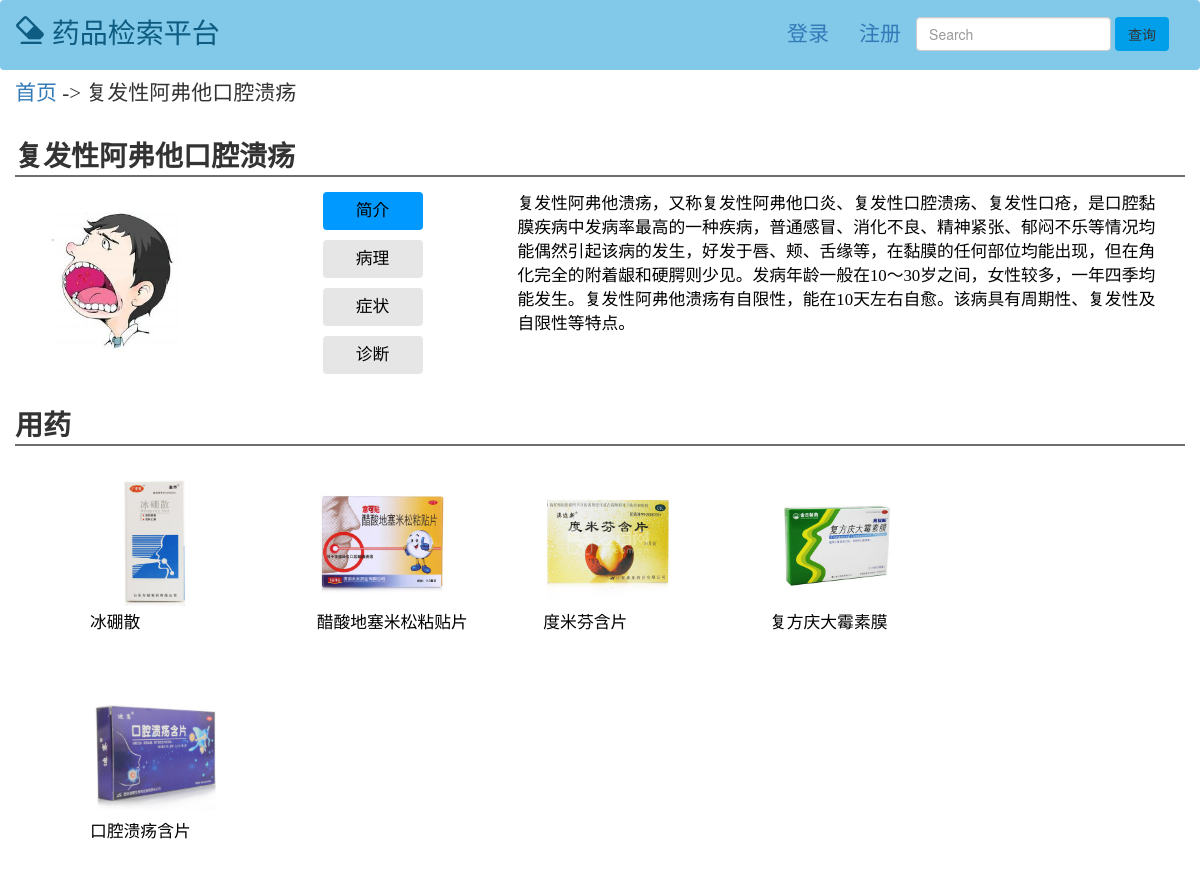
/pages/three.php?ill=复发性阿弗他口腔溃疡, run on the app's committed database.
### tables this page shows
CREATE TABLE `illness` (
  `id` int(11) NOT NULL AUTO_INCREMENT,
  `ill_name` varchar(60) DEFAULT NULL,
  `ill_vulgo` varchar(60) DEFAULT NULL,
  `keyword` varchar(255) DEFAULT NULL,
  `illness_img` varchar(60) DEFAULT NULL,
  `introduction` varchar(60) DEFAULT NULL,
  `cause` varchar(60) DEFAULT NULL,
  `checkway` varchar(60) DEFAULT NULL,
  `istransmission` int(3) DEFAULT NULL,
  `symptoms` varchar(60) DEFAULT NULL,
  `clinicdepart` varchar(60) DEFAULT NULL,
  `treat` varchar(60) DEFAULT NULL,
  `class_organ` varchar(60) DEFAULT NULL,
  `class_system` varchar(60) DEFAULT NULL,
  `class_check` varchar(60) DEFAULT NULL,
  `clicknum` int(11) DEFAULT NULL,
  PRIMARY KEY (`id`)
);

CREATE TABLE `link` (
  `id` int(11) NOT NULL AUTO_INCREMENT,
  `ill_id` int(11) DEFAULT NULL,
  `medicine_id` int(11) DEFAULT NULL,
  PRIMARY KEY (`id`),
  KEY `ill1_id` (`ill_id`),
  KEY `medcine1_id` (`medicine_id`),
  CONSTRAINT `ill1_id` FOREIGN KEY (`ill_id`) REFERENCES `illness` (`id`) ON DELETE CASCADE ON UPDATE NO ACTION,
  CONSTRAINT `medcine1_id` FOREIGN KEY (`medicine_id`) REFERENCES `medicine` (`id`) ON DELETE CASCADE ON UPDATE NO ACTION
);

CREATE TABLE `medicine` (
  `id` int(11) NOT NULL AUTO_INCREMENT,
  `medicine_name` varchar(60) DEFAULT NULL,
  `medicine_vulgo` varchar(60) DEFAULT NULL,
  `instruction` varchar(60) DEFAULT NULL,
  `type` varchar(60) DEFAULT NULL,
  `approvalnumber` varchar(60) DEFAULT NULL,
  `medicine_img` varchar(60) DEFAULT NULL,
  `manufacturer` varchar(60) DEFAULT NULL,
  `referenceprice` varchar(60) DEFAULT NULL,
  `clicknum` int(11) DEFAULT NULL,
  PRIMARY KEY (`id`)
);

### pages/three.php (the view, shortened to what this page needs)
<?php
include 'conn.php';
$ill = $_GET['ill'];
?>
<!DOCTYPE html>
<html>
<head>
	<link href="../css/bootstrap.min.css" rel="stylesheet">
	<link rel="stylesheet" href="../css/three.css">
</head>
<body>
   <?php
  if(!isset($_SESSION['user_name']))
    include 'header.php';
  else
    include("header_after.php");
    ?>
<div class="container-fluid breadcrumb">
<?php
if(!isset($_GET['class_ill']))
  echo "<a href='index.php'>首页</a>"." -> "."$ill";
?>
  </div>
<div class="container-fluid">
<p class="font"><?php echo $ill ?></p>
</div>
<div class="container-fluid">
  <div class="col-md-3 col-lg-3 col-sm-3 col-xs-3">
  <?php
    $mysql = "select * from illness where ill_name='$ill'";
    $myresult = mysqli_query($conn,$mysql);
    $sqlill = mysqli_fetch_array($myresult,MYSQLI_BOTH);
  echo "<img class='illimg' src='../img/".$sqlill['illness_img']."' alt='图片无法加载'>";
  ?>
  </div>
  <div class="col-md-2 col-lg-2 col-sm-2 col-xs-2">
    <div class="class-btn ">
        <button class="btn btnn typeface" onclick="introduction_fun()" id="introduction">简介</button>
      </div>
      <div class="class-btn">
        <button class="btn btnn typeface" onclick="cause_fun()" id="cause">病理</button>
      </div>
      <div class="class-btn">
        <button class="btn btnn typeface" onclick="symptoms_fun()" id="symptoms">症状</button>
      </div>
      <div class="class-btn">
        <button class="btn btnn typeface" onclick="checkway_fun()" id="checkway">诊断</button>
      </div>
  </div>
  <div class="col-md-7 col-lg-7 col-sm-7 col-xs-7">
    <div id="introduction_div" class="typeface">
    <?php
    echo file_get_contents($sqlill['introduction']);
    ?></div>
  </div>
</div>
<div class="container-fluid">
<p class="font">用药</p>
</div>
<div class="container-fluid">
<div class="med">
<?php
$query = "select medicine_id from link where ill_id = (select id from illness where ill_name = '$ill')";
$result = mysqli_query($conn,$query);
  while($row = mysqli_fetch_array($result,MYSQLI_BOTH))
  {
    $s= "select * from medicine where id = ".$row['medicine_id'];
    $r=mysqli_query($conn,$s);
    $rd = mysqli_fetch_array($r,MYSQLI_BOTH);
    if(isset($_GET['class_ill'])){
    echo "<div class='col-md-2  med_mar'><div><a href='four.php?med=".$rd['medicine_name']."&ill=$ill&class_ill=$class_ill'> <img class='med_img' src='".$rd['medicine_img']."' alt='图片无法加载'><p class='typeface'>".$rd['medicine_name']."</p></a></div></div>";}
    else{
        echo "<div class='col-md-2  med_mar'><div><a href='four.php?med=".$rd['medicine_name']."&ill=$ill'> <img class='med_img' src='".$rd['medicine_img']."' alt='图片无法加载'><p class='typeface'>".$rd['medicine_name']."</p></a></div></div>";
    }
  }
?>
</div>
</div>
</body>
</html>

### pages/header.php (shortened to what this page needs)
<link rel="stylesheet" href="../css/header.css">
  <nav class="navbar nav_color">
    <div class="container-fluid ">
      <div class="navbar-header">
        <a class="navbar-brand" href="index.php">
          <span class="glyphicon glyphicon-erase" aria-hidden="true"></span>
          药品检索平台
        </a>
      </div>
      <div class="collapse navbar-collapse" id="bs-example-navbar-collapse-1">
        <form class="navbar-form navbar-right" role="search" action="search.php" method="post">
          <ul class="nav navbar-nav cnzz-event" id="index-right-nav">
            <li>
              <a data-toggle="modal" data-target="#dlModal">登录</a>
            </li>
            <li class="divider">
              <a data-toggle="modal" data-target="#zcModal">注册</a>
            </li>
          </ul>
          <div class="form-group" style="margin-top: 8px;">
            <input type="text" class="form-control" placeholder="Search" name="search">
          <button type="submit" class="btn btn_color ">查询</button></div>
        </form>
      </div>
       </div>
     </nav>

### css/three.css (style rules this page uses)
.breadcrumb { font-family:微软雅黑; font-size: 1.5em; height: 25px; background-color: white; }
.font { font-size: 28px; font-weight: 800; margin-bottom: 15px; margin-top:20px; border-bottom: 2px solid #6e6e6e; }
.class-btn { margin-bottom: 10px; }
.btnn { width: 100px; color: #6e6e6e; }
.med { margin-right: 40px; margin-left: 40px; }
.med_img { width: 130px; height: 130px; margin-bottom: 5px; }
.med_mar { margin: 15px 25px 25px 20px; }
.typeface { font-family:微软雅黑; font-size: 1.2em; color: black; }
.illimg { margin-top: 20px; margin-left: 20px; width: 130px; height: 140px; }

### css/header.css (style rules this page uses)
.nav_color { background-color: #81c8e9; margin: 0px; height: 70px; }
.navbar-brand { font-family: "Arial","Microsoft YaHei","黑体","宋体",sans-serif; font-size: 2em; color: #0e5c81; }
.btn_color { background-color: #019fe9; }
.cnzz-event { font-family:微软雅黑; font-size: 1.5em; }

### data on the page
illness: illness_img (picture), introduction "复发性阿弗他溃疡，又称复发性阿弗他口炎、复发性口腔溃疡、复发性口疮，是口腔黏膜疾病中发病率最高的一种疾病，普通感冒、消化不良、精神紧张、郁闷不乐等情况均能偶然引起该病的发生，好发于唇、颊、舌缘等，在黏膜的任何部位均能出现，但在角化完全的附着龈和硬腭则少见。发病年龄一般在10～30岁之间，女性较多，一年四季均能发生。复发性阿弗他溃疡有自限性，能在10天左右自愈。该病具有周期性、复发性及自限性等特点。"
link: medicine.medicine_img (picture), medicine.medicine_name "冰硼散"
link: medicine.medicine_img (picture), medicine.medicine_name "醋酸地塞米松粘贴片"
link: medicine.medicine_img (picture), medicine.medicine_name "度米芬含片"
link: medicine.medicine_img (picture), medicine.medicine_name "复方庆大霉素膜"
link: medicine.medicine_img (picture), medicine.medicine_name "口腔溃疡含片"

### other printed values
$ill "复发性阿弗他口腔溃疡"
